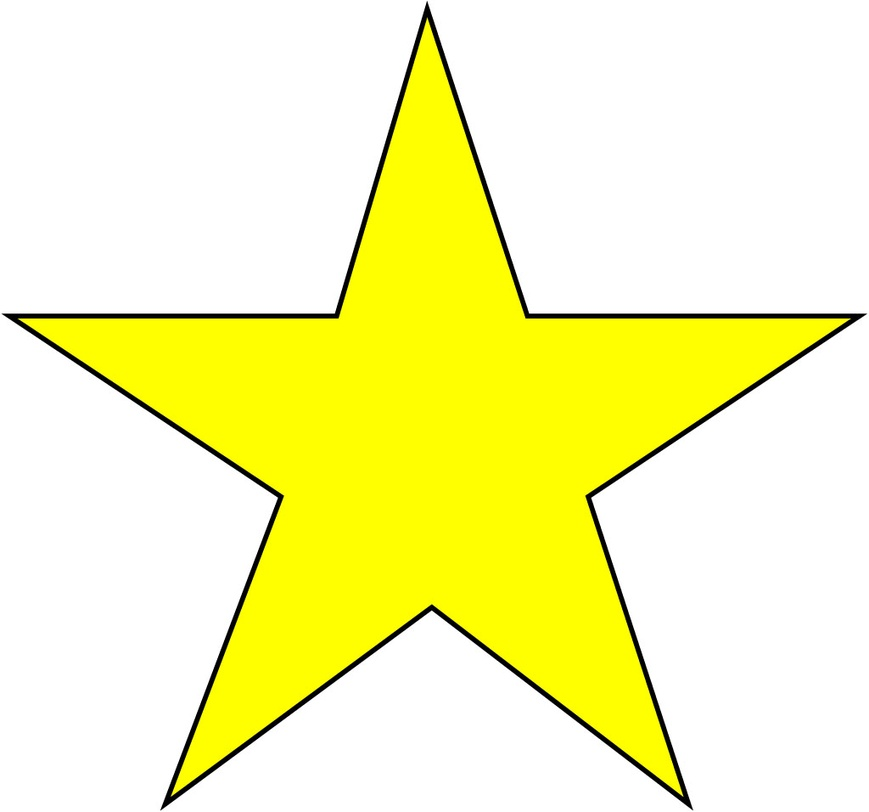
#> input picture hand_Select/test_image.jpg, 869 x 812 px, shrunk from 1024 x 956 before the run
$ python hand_feature_output.py   (older library calls are emulated)
#> lines starting #> are read from the running program, lines starting #| are printed output that depends on the picture; after the words box and inside, x2 and y2 are one past the last pixel; in counts of white or black regions, pixels touching at a corner belong together
# -*- coding: utf-8 -*-

from numpy import*
import cv2
import copy
import math

threshold = 230  # 二值化阈值
blurValue = 41  # 高斯模糊参数
bgSubThreshold = 50


# 需要给函数添一个次数input，这样每次可以换行
def write_file(file_name, source):
    """
    保存识别的手势Hu矩参数，

    input:  file_name：写入的文件名
            source：数据来源
            s_n：数据批次（第几行）
    output:
    """
    f = open(file_name, "a")
    m, n = shape(source)
    # for s_n in range(smaple_n):
    for i in range(m):
        tmp = []
        for j in range(n):
            souce_temp = ("%.12f" % (source[i, j]))
            tmp.append(str(souce_temp))
        f.write("\t".join(tmp) + ",")

    # 写入完一个手势的7个Hu矩后换行
    f.write("\n")
    f.close()


if __name__ == "__main__":
        imname = "test_image.jpg"
        '''
            cv2.IMREAD_COLOR 表示读入一副彩色图像, alpha 通道被忽略, 默认值
            cv2.IMREAD_ANYCOLOR 表示读入一副彩色图像
            cv2.IMREAD_GRAYSCALE 表示读入一副灰度图像
            cv2.IMREAD_UNCHANGED 表示读入一幅图像，并且包括图像的 alpha 通道
        '''
        img = cv2.imread(imname, cv2.IMREAD_COLOR)
#> img is the input picture: shape (812, 869, 3); mean B, G, R 176.6, 249.1, 249.1
        cv2.imshow("image", img)  # "image" 参数为图像显示窗口的标题, img是待显示的图像数据
        gray = cv2.cvtColor(img, cv2.COLOR_BGR2GRAY)  # 将移除背景后的图像转换为灰度图
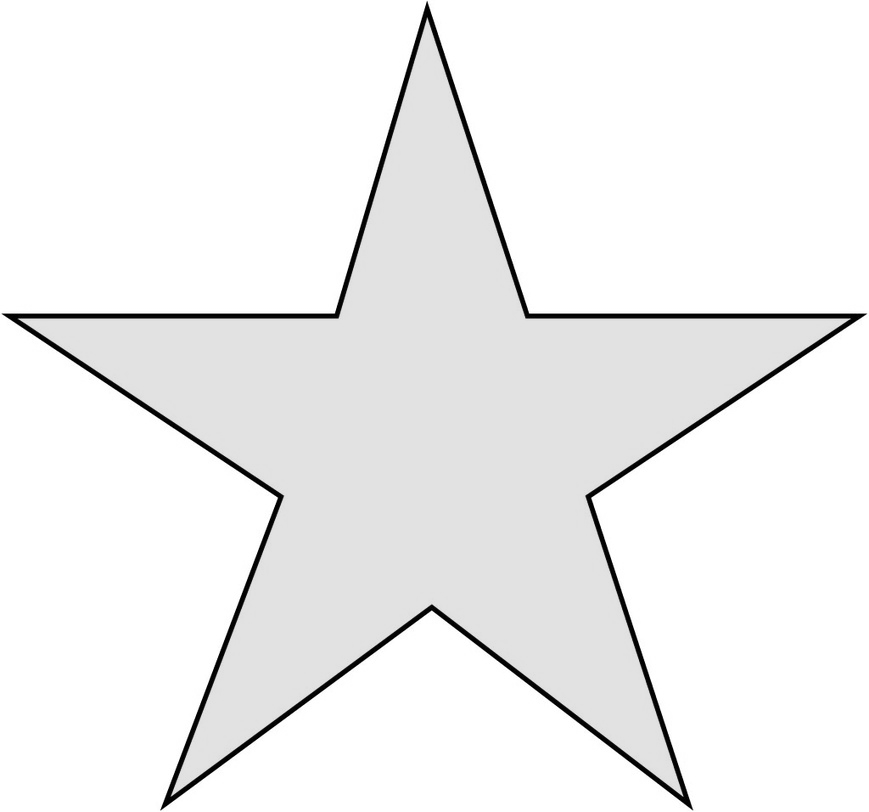
#> gray: shape (812, 869); min 0, max 255, mean 240.9
        # cv2.imshow("gray", gray)
        blur = cv2.GaussianBlur(gray, (blurValue, blurValue), 0)  # 加高斯模糊
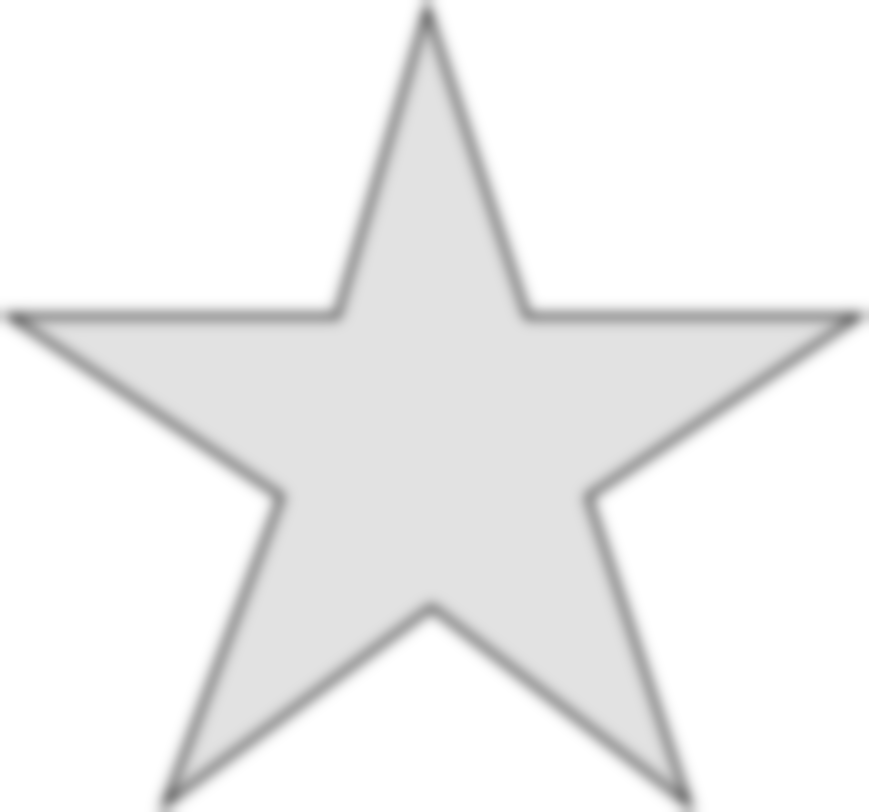
#> blur: shape (812, 869); min 130, max 255, mean 240.9
        # cv2.imshow('blur', blur)
        ret, thresh = cv2.threshold(blur, threshold, 255, cv2.THRESH_BINARY)  # 二值化处理
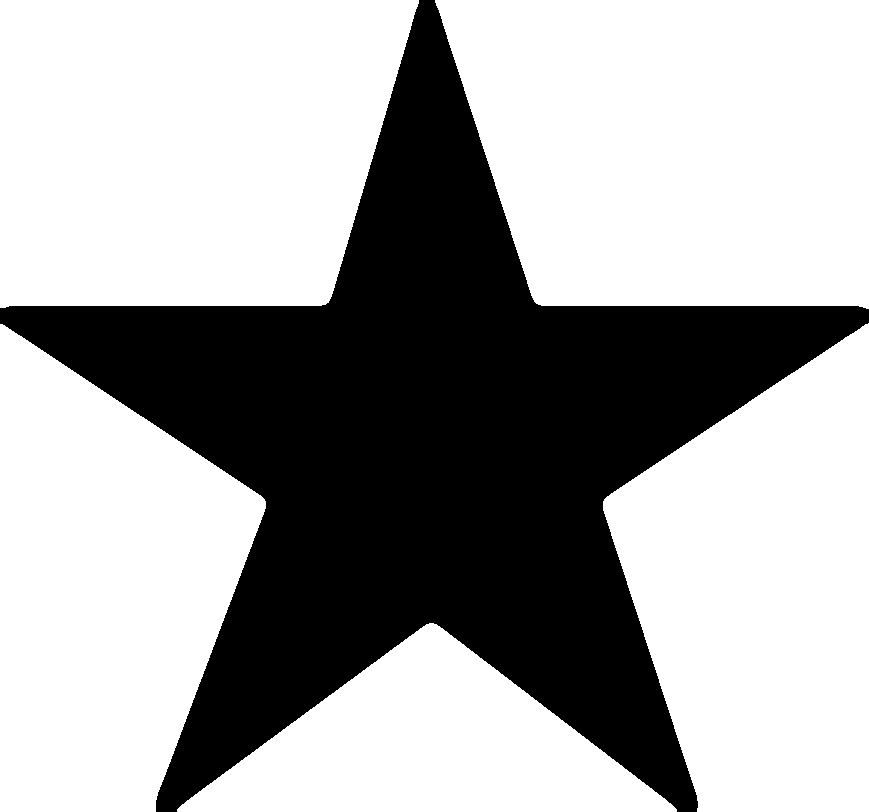
#> thresh: shape (812, 869); 65.5% white; 1 black region
#> ret = 230
        # cv2.imshow('binary_image', thresh)
        # 寻找最大轮廓，认为此轮廓是手
        _, contours, hierarchy = cv2.findContours(thresh, cv2.RETR_TREE, cv2.CHAIN_APPROX_SIMPLE)
#> contours = 5 contours; box (x1, y1, x2, y2) and area: (435, 0, 869, 309) 116853, (0, 0, 419, 308) 113816, (603, 323, 869, 812) 91266, (0, 324, 266, 812) 88787, (177, 623, 677, 812) 48447
        # 每次找到的轮廓总数
        length = len(contours)
#> length = 5

        maxArea = -1
        if length > 0:
            for i in range(length):  # 找到最大的轮廓（根据面积）
                temp = contours[i]
                area = cv2.contourArea(temp)  # 计算轮廓区域面积
                if area > maxArea:
                    maxArea = area
                    ci = i
#> this loop made 5 passes
#> (area, maxArea) on passes 1 to 4: (48447, 48447), (88787, 88787), (91266.5, 91266.5), (116853, 116853)
#> area on pass 5: 113815.5
#> after the loop, ci = 3; maxArea = 116853
            # 得出最大的轮廓区域
            res_max = contours[ci]
#> res_max = contour of 213 points, box (x1, y1, x2, y2) (435, 0, 869, 309), area 116853

            # 得出点集（组成轮廓的点）的凸包
            hull = cv2.convexHull(res_max)
#> hull = contour of 11 points, box (x1, y1, x2, y2) (435, 0, 869, 309), area 117513
            # 创建画图用数组
            drawing = zeros(img.shape, uint8)
            # 画出最大区域轮廓（绿色）|
            cv2.drawContours(drawing, [res_max], 0, (0, 255, 0), 2)
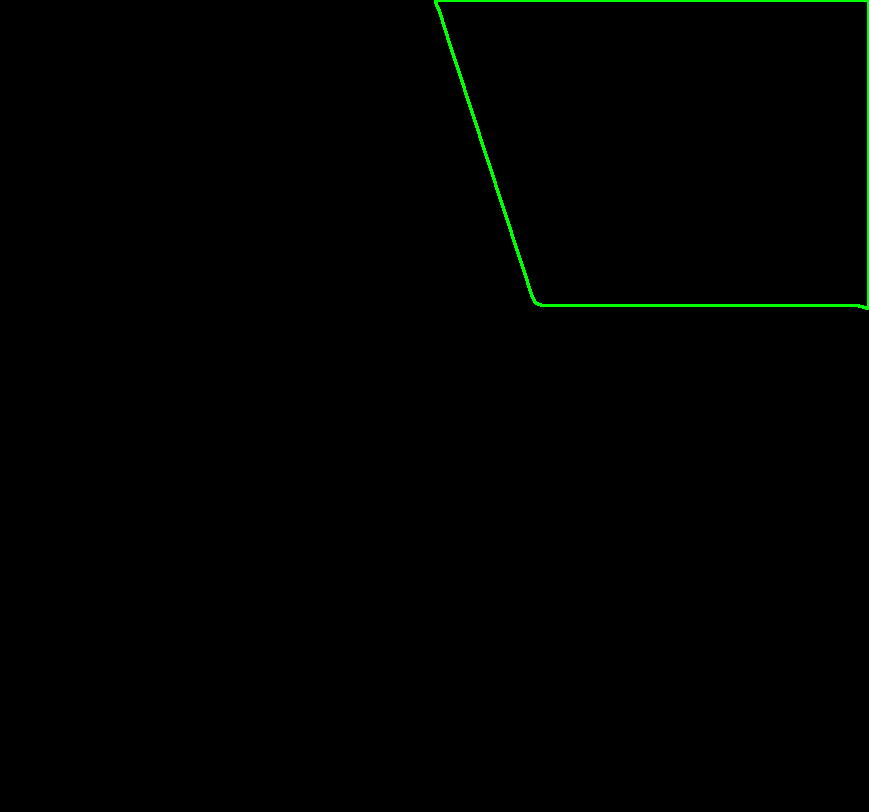
#> drawing: shape (812, 869, 3); mean of channels 0, 1, 2 0, 1.3, 0; drawn as B, G, R
            cv2.imshow('contours', drawing)
            # 求手势区域轮廓的各阶矩
            moments = cv2.moments(res_max)
#> moments = moments, m00 116853, centre m10/m00, m01/m00 = (675.4, 145.9)
            # 求手势区域轮廓的Hu矩
            humoments = cv2.HuMoments(moments)
#> humoments = [0.174, 0.00225, 0.000189, 8.96e-06, 1.74e-11, 4.97e-08, -3.68e-10]
            print("Hu矩：")
            print(humoments)
#| [[ 1.74191000e-01]
#|  [ 2.25356237e-03]
#|  [ 1.89186906e-04]
#|  [ 8.95646618e-06]
#|  [ 1.73755491e-11]
#|  [ 4.97067047e-08]
#|  [-3.68271171e-10]]
        write_file("hand_feature.txt", humoments)
        write_file("hand_feature.txt", humoments)
        cv2.waitKey(0)  # 等待键盘输入,参数表示等待时间,单位毫秒.0表示无限期等待

        if cv2.waitKey(1) & 0xFF == ord('q'):
#> (key q is pressed here)
            cv2.destroyAllWindows()  # 销毁所有cv创建的窗口
